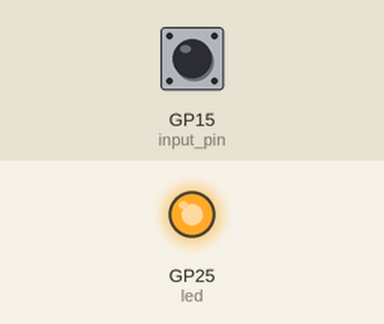
Simulated run of this program. Board: Raspberry Pi Pico running MicroPython. On the bench: output pins drawn as LEDs (lit = HIGH). Inputs (shaded band) come from the test bench; at power-on: GP15 (input_pin) HIGH.

Above: at 1.2 s.
1.3 s: GP15 (input_pin) pulled LOW for 1.2 s
At 2.8 s:
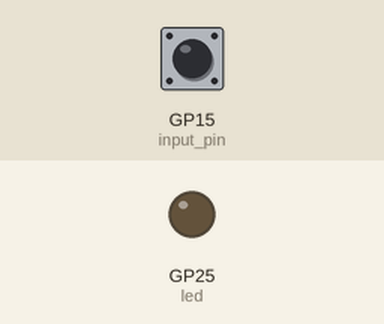
4.5 s: GP15 (input_pin) pulled LOW for 3.2 s
At 8.8 s:
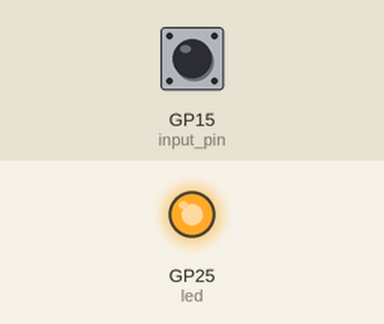
Timing chart, 0 to 10.3 s (numbered marks = the images above; inputs shaded):
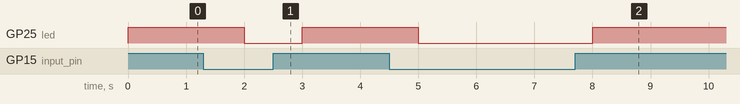

Measured:
- after the input at 1.3 s, GP25 (led): HIGH → LOW after 0.70 s, → HIGH 1.0 s later
- after the input at 4.5 s, GP25 (led): HIGH → LOW after 0.50 s, → HIGH 3.0 s later

The program:

digital_input.py
```python
from machine import Pin
from time import sleep

input_pin = Pin(15, Pin.IN, Pin.PULL_UP)#
led = Pin(25, Pin.OUT)

while(True):
    input_state = input_pin.value()#read the value of the import pin
    if(input_state ==True):
        led.value(1)
    else:
        led.value(0)
    sleep(1)
```
